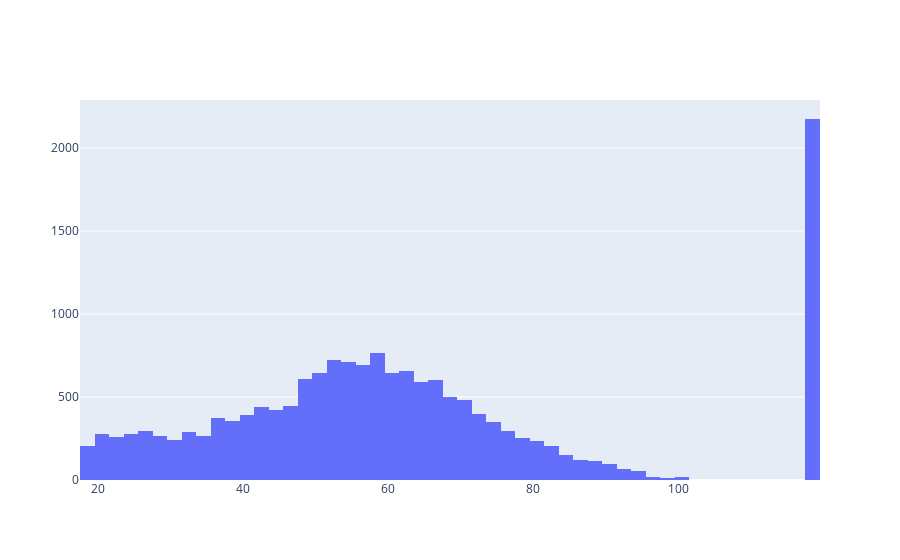

The code cell stored with this chart in its notebook:
### Markdown cell above
#### What's the distribution of profile ages?

### Code cell
# plot age histogram
fig = go.Figure(data=[go.Histogram(x=profile.age.values)])
fig.show()

### Figure 1 — Plotly figure (JSON) as saved in the notebook; plotly's stock layout.template omitted (floating-point values rounded to 4 significant figures; data arrays with more than 128 entries replaced by an {"elided": "..."} marker saying what was removed)
{"data": [{"type": "histogram", "x": {"elided": "17000 int values"}}], "layout": {"autosize": true, "xaxis": {"autorange": true, "range": [17.5, 119.5], "type": "linear"}, "yaxis": {"autorange": true, "range": [0, 2289.0]}}}
